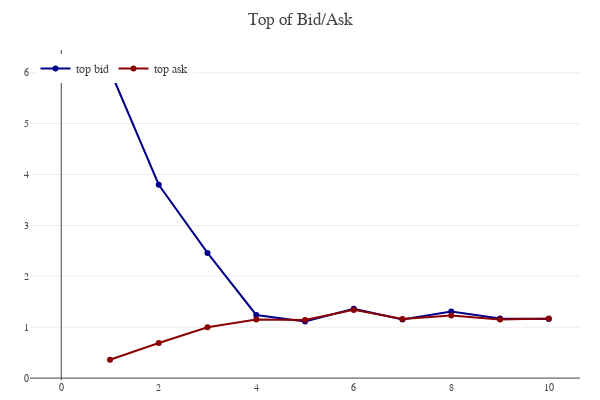

Notebook code cell kept with this figure:
### Code cell
model.bank_details.top_of_book_plot()

### Figure 1 — Plotly figure (JSON) as saved in the notebook; plotly's stock layout.template omitted (floating-point values rounded to 4 significant figures)
{"data": [{"line": {"color": "darkblue"}, "name": "top bid", "type": "scatter", "y": [null, 6.05, 3.8, 2.46, 1.24, 1.11, 1.36, 1.15, 1.31, 1.17, 1.16]}, {"line": {"color": "darkred"}, "name": "top ask", "type": "scatter", "y": [null, 0.36, 0.69, 1, 1.15, 1.14, 1.34, 1.16, 1.23, 1.15, 1.17]}], "layout": {"height": 400, "hovermode": "closest", "legend": {"orientation": "h", "x": 0.01, "xanchor": "left", "y": 0.9, "yanchor": "bottom"}, "margin": {"b": 20, "l": 30, "r": 20, "t": 50}, "showlegend": true, "title": {"text": "Top of Bid/Ask"}, "width": 600, "xaxis": {"anchor": "y", "domain": [0, 1], "showgrid": false, "tickfont": {"size": 10}}, "yaxis": {"anchor": "x", "domain": [0, 1], "side": "left", "tickfont": {"size": 10}}}}
